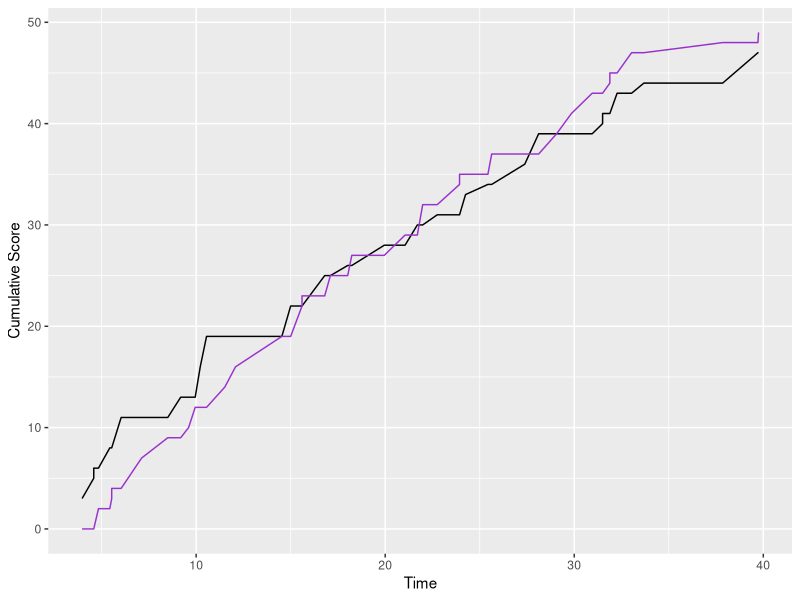

Reproduce this figure in R.
#Start in working directory that includes the file "UWvMSU_1-22-13.txt"
#1)Generate graph of cumulative score over time for game data compared in the file
##Tip: Generate data frame with cumulative score for each team whenever either team scores
#read in data from score file
ogscores<-read.csv(file="UWvMSU_1-22-13.txt", header=TRUE,sep="\t",stringsAsFactors=FALSE)
#Separate data by team from original textfile
UWscores<-data.frame(time=ogscores$time,score=ogscores$score,cumscore=0)
for(i in 1:nrow(UWscores)){
  UWscores$score[i]<-if(ogscores$team[i]=="UW"){
    print(ogscores$score[i])
  }else{
    print(0)
  }
} 

MSUscores<-data.frame(time=ogscores$time,score=ogscores$score,cumscore=0)
for(i in 1:nrow(MSUscores)){
  MSUscores$score[i]<-if(ogscores$team[i]=="MSU"){
    print(ogscores$score[i])
  }else{
    print(0)
  }
} 
#Fill cumulative column with cumulative score over time for each team
for(i in 1:nrow(UWscores)){
  UWscores$cumscore[i]=sum(UWscores$score[1:i])
}

for(i in 1:nrow(MSUscores)){
  MSUscores$cumscore[i]=sum(MSUscores$score[1:i])
}

#Load in ggplot package to be able to creat plot
library(ggplot2)

#create lineplot with time on x axis and cumulative score on y axis
##there should be 2 lines representing each team separately
ggplot(data=UWscores,
       aes(time,cumscore)) + 
  geom_line()+ 
  xlab("Time") + 
  ylab("Cumulative Score") +
  geom_line(data=MSUscores,colour='darkorchid')

#2)Write game called "guess my number" where computer generates number between 1 and 100 randomly, user types a number, and computer tells if it is higher or lower or correct and player can guess up to 10 times 
#Create a vector containing numbers 1 through 100
numbers<-c(1:100)
#Computer generates a random number from the vector created above and saves as random
random<-sample(numbers,1)
#Prompts user to enter a number and then user enters a number
guess<-readline(prompt = "I'm thinking of a number 1-100...")
##For loop to loop through guessing and outputs with responses from code:  
for(i in 1:10){
  guess<-readline(prompt = "I'm thinking of a number 1-100...")
  if(guess<=random){
    if(guess<random){
      print("Higher")
    }else{
      print("Correct!")
    }
  }else{
    print("Lower")
  }
}
